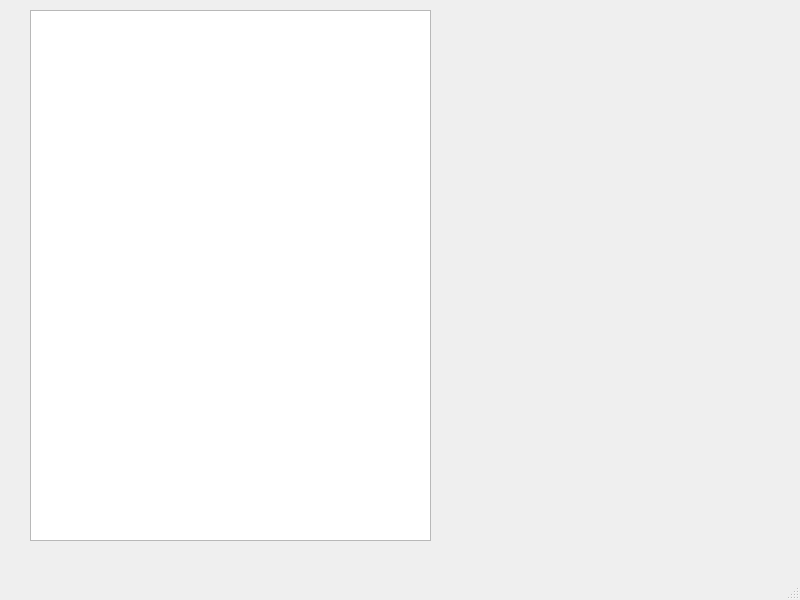
<?xml version="1.0" encoding="UTF-8"?>
<ui version="4.0">
 <class>MainWindow</class>
 <widget class="QMainWindow" name="MainWindow">
  <property name="geometry">
   <rect>
    <x>0</x>
    <y>0</y>
    <width>800</width>
    <height>600</height>
   </rect>
  </property>
  <property name="windowTitle">
   <string>MainWindow</string>
  </property>
  <widget class="QWidget" name="centralwidget">
   <widget class="QTableView" name="tableView">
    <property name="geometry">
     <rect>
      <x>30</x>
      <y>10</y>
      <width>401</width>
      <height>531</height>
     </rect>
    </property>
   </widget>
  </widget>
  <widget class="QMenuBar" name="menubar">
   <property name="geometry">
    <rect>
     <x>0</x>
     <y>0</y>
     <width>800</width>
     <height>22</height>
    </rect>
   </property>
  </widget>
  <widget class="QStatusBar" name="statusbar"/>
 </widget>
 <resources/>
 <connections/>
</ui>
